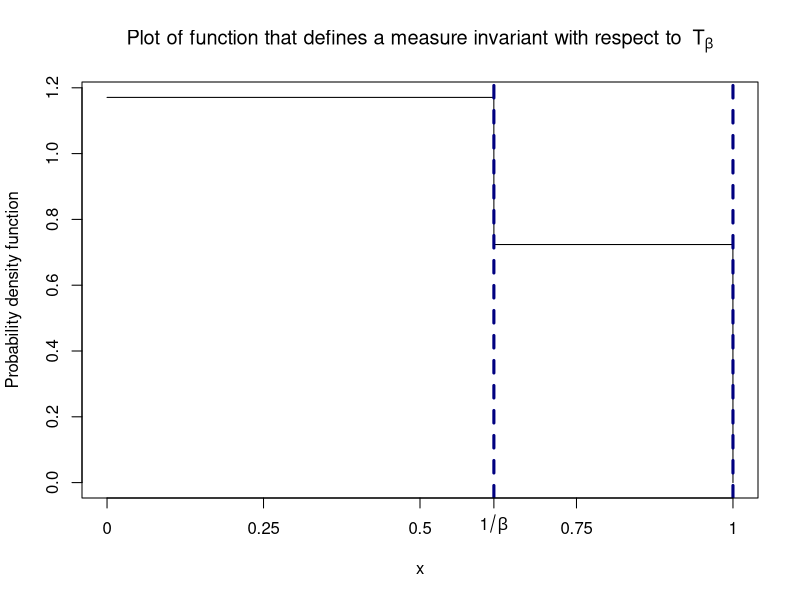
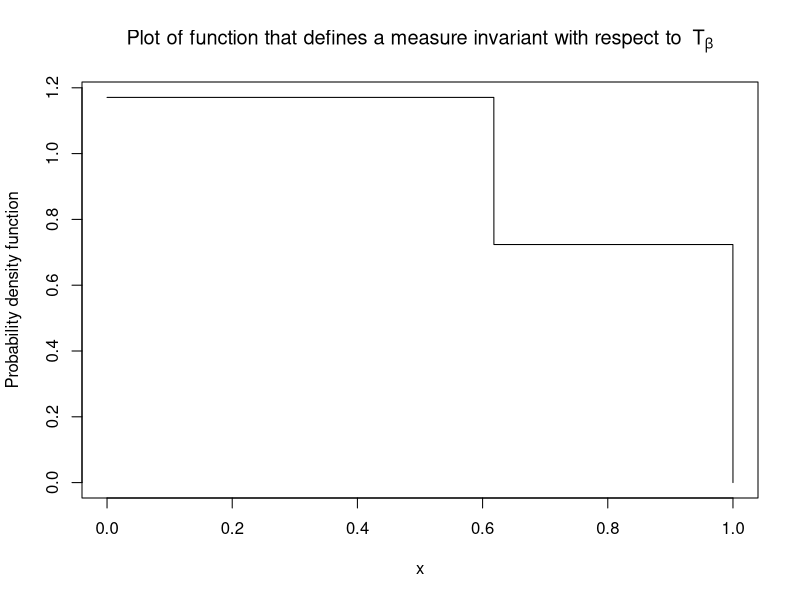
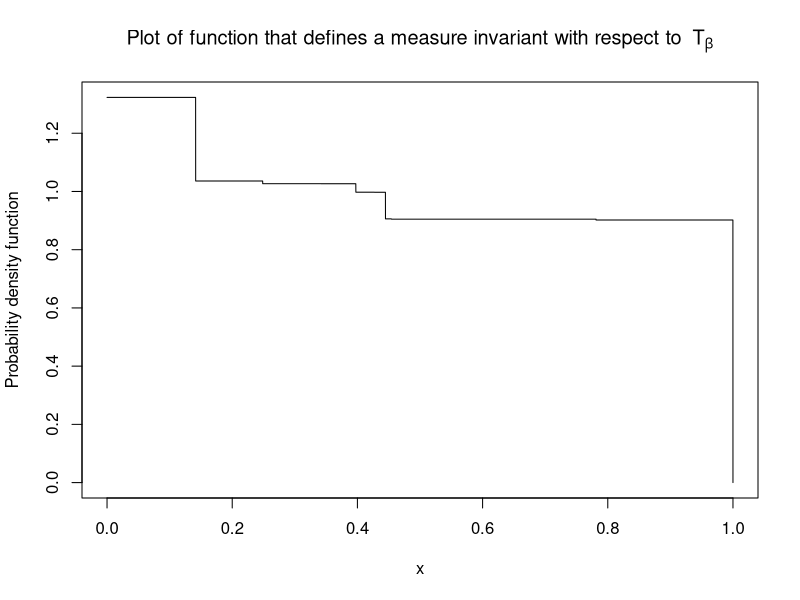
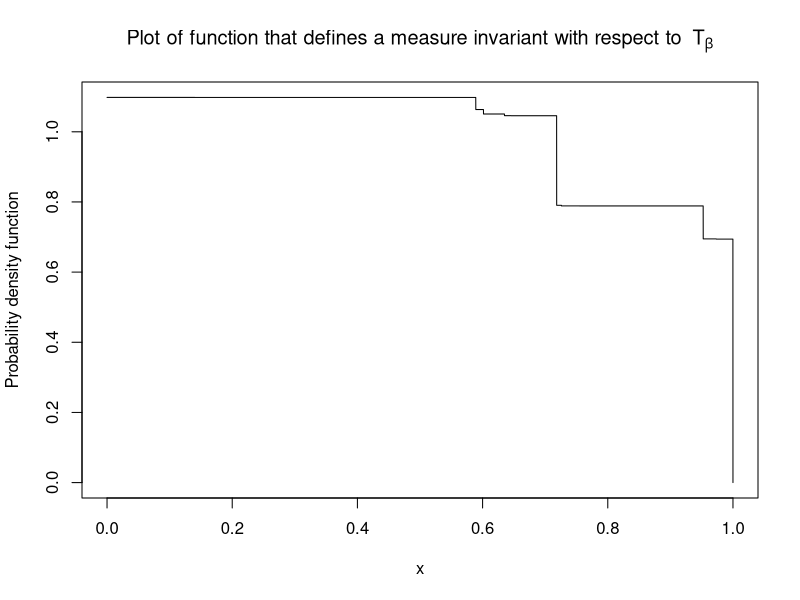
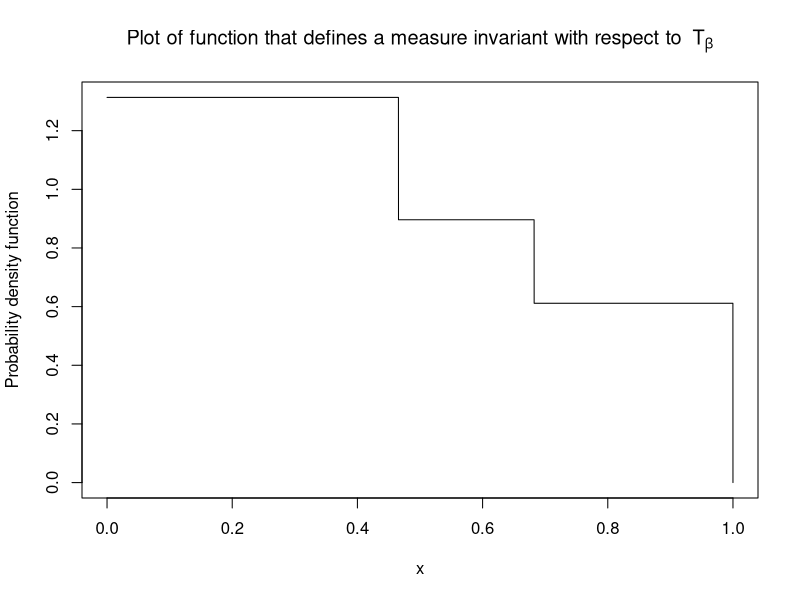

Reproduce these figures in R, in order. (Note: a time limit stopped this script after it produced the figures.)
## ---- chunk 1
Tb <- function(beta) {
  function(x, ign = NULL) {
    (beta * x) %% 1
  }
}
## ---- chunk 2
Sigma1b <- function(beta) {
  TbI <- Tb(beta)
  n <- 1
  Vcomp <- NULL
  
  while(n < .Machine$integer.max / 1000) {
    if (Reduce(f = TbI, x = 1:n, init = 1) <= .Machine$double.eps ** .25) {
      n <- n - 1
      break
    }
    n <- n + 1
  }

  Vcomp <- Reduce(f = TbI, x = 1:n, init = 1, accumulate = TRUE)
  
  function(x) {
    if ((x > 1) || (x < 0)) {return(0)}
    TOSUM <- (c(which(x < Vcomp)) - 1)
    sum((1 / beta) ** TOSUM)
  }
}
## ---- chunk 3
Normalise <- function (f) {
  g <- function(x) {sapply(X = x, FUN = f)}
  
  Constant <- integrate(f = g, 
                        lower = 0, 
                        upper = 1, 
                        rel.tol = .Machine$double.eps ** .5,
                        subdivisions = 100000)$value
  
  function(x) {g(x) / Constant}
}
## ---- chunk 4
FF <- Normalise(Sigma1b(beta = (1 + sqrt(5)) / 2))
curve(FF, from = 0, to = 1, n = 10000, 
      ylab = "Probability density function",
      main = expression("Plot of function that defines a measure invariant with respect to " ~ T[beta]),
      xaxt='n')
abline(v = (sqrt(5) - 1) / 2, 
       lty = 2, 
       col = "navy", 
       lwd = 3)
abline(v = 1, 
       lty = 2, 
       col = "navy", 
       lwd = 3)
axis(side = 1, 
     at = c(0, .25, .5, (sqrt(5) - 1) / 2, .75, 1), 
     labels = c(0, .25, .5, expression(1 / beta), .75, 1))
## ---- chunk 5
integrate(FF, lower = 0, upper = 1, rel.tol = .Machine$double.eps ** .5)
## ---- chunk 6
graphpdf <- function(FF, beta, n = 10000, ...) {
  curve(FF, from = 0, to = 1, n = 10000, 
        ylab = "Probability density function",
        main = expression("Plot of function that defines a measure invariant with respect to " ~ T[beta]),
        ...)
  vectposition <- NULL
  #vectexpression <- NULL
  #k <- 1
  #while(k / beta < 1) {
  #  vectposition <- c(vectposition, k / beta)
  #  vectexpression <- c(vectexpression, 
  #                      eval(substitute(expr = expression(r / beta), 
  #                                      env = list(r = k))))
  #  k <- k + 1
  #}
  #for (v in c(1:k/beta,1)) {
  #  abline(v = v, 
  #       lty = 2, 
  #       col = "navy", 
  #       lwd = 3, 
  #       ...)
  #}
  # I tried to add "discontinuity points but I didn't work :(
}
graphpdf(FF = FF, beta = (1 + sqrt(5)) / 2)
## ---- chunk 7
FF <- Normalise(Sigma1b(beta = pi))
graphpdf(FF = FF, beta = pi)
## ---- chunk 8
integrate(FF, lower = 0, upper = 1, 
          rel.tol = .Machine$double.eps ** .5, 
          subdivisions = 100000)
## ---- chunk 9
FF <- Normalise(Sigma1b(beta = exp(1)))
graphpdf(FF = FF, beta = exp(1))
## ---- chunk 10
integrate(FF, lower = 0, upper = 1, 
          rel.tol = .Machine$double.eps ** .5, 
          subdivisions = 100000)
## ---- chunk 11
FF <- Normalise(Sigma1b(beta = 
      (1 + ((29 + 3 * sqrt(93)) / 2) ** (1 / 3) + 
      ((29 - 3 * sqrt(93)) / 2) ** (1 / 3)) / 3))
graphpdf(FF = FF, beta = 
      (1 + ((29 + 3 * sqrt(93)) / 2) ** (1 / 3) + 
      ((29 - 3 * sqrt(93)) / 2) ** (1 / 3)) / 3)
## ---- chunk 12
integrate(FF, lower = 0, upper = 1, 
          rel.tol = .Machine$double.eps ** .5, 
          subdivisions = 100000)
## ---- chunk 13
FF <- Normalise(Sigma1b(beta = 1 / -digamma(1)))
graphpdf(FF = FF, beta = 1 / -digamma(1))
## ---- chunk 14
integrate(FF, lower = 0, upper = 1, 
          rel.tol = .Machine$double.eps ** .5, 
          subdivisions = 100000)
